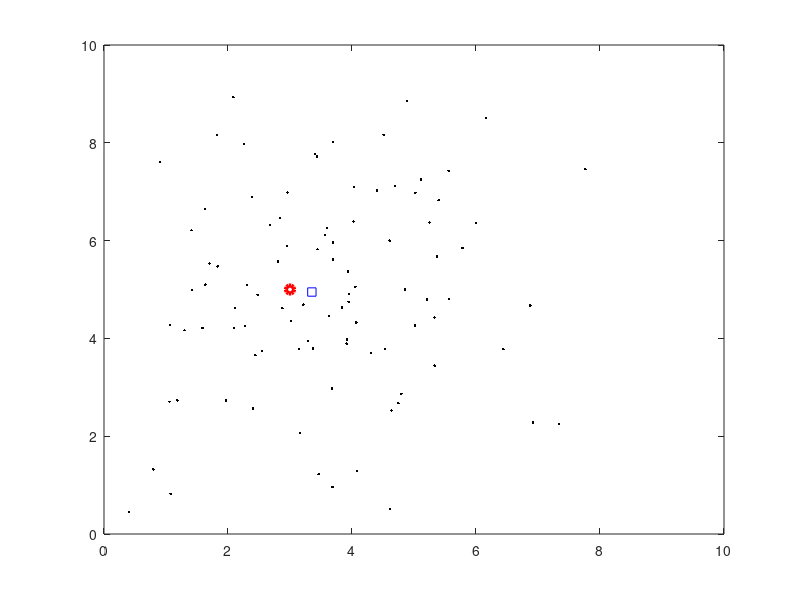
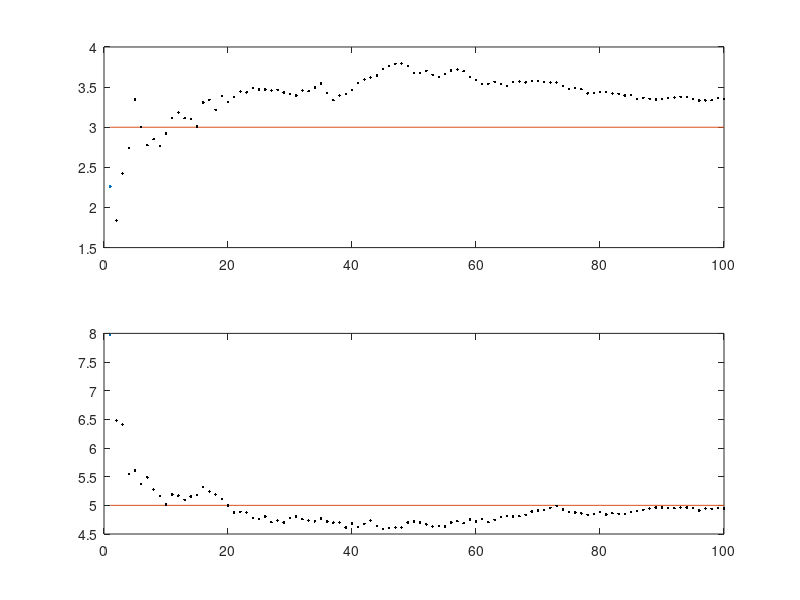
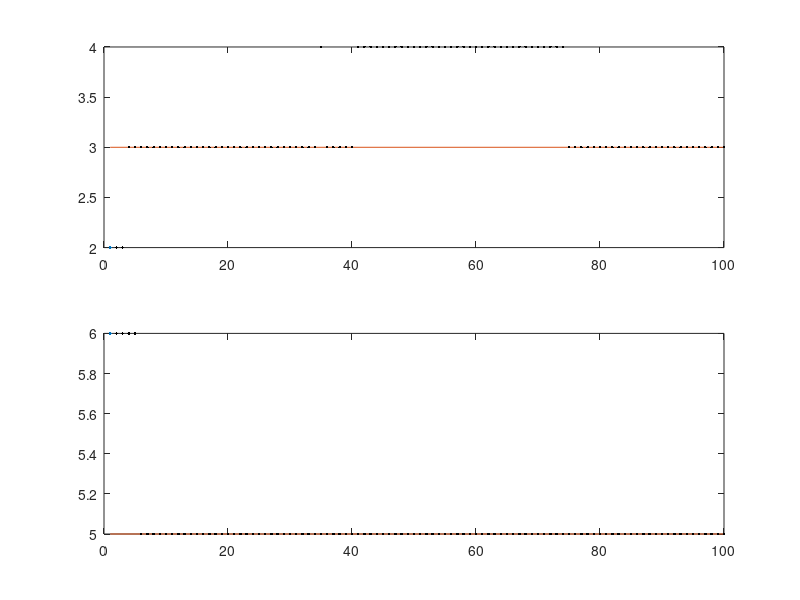

Source code (MATLAB) for these figures, in order:
clear all; close all;
% Bayesian tutorial

s=[3;5]; 

%%

figure(1);
h=plot(s(1),s(2),'ro');  % Plot the flag as a red circle.
set(h,'markersize',6,'linewidth',3); % make the circle big.
axis([0,10,0,10]); % Set the scale of the plot so that we can see the origin.
hold on;
n=2*randn(2,100); % Create a 100-sample noise sequence with a standard deviation of 2.
x=zeros(2,100);
for (i=1:100)
    x(:,i)=s+n(:,i);  % Add the noise to the true state to create 100 observations of the true state.
    plot(x(1,i),x(2,i),'k.');
end;
hold off;

%%
sest=mean(x')';  % The ' indicates a transpose.  Because mean takes the
                 % average over the columns, I swap things around to get it to work.
hold on;
plot(sest(1),sest(2),'bs');  % Plot the average.
hold off;

%%
figure(2); % Switch to a new figure window.

sest=x(:,1); % The first estimate is just the first observation.  Draw it.
subplot(211); plot(1,sest(1)); hold on;
line([1,100],[s(1),s(1)]); % Draw a line at the location of the x component.
subplot(212); plot(1,sest(2)); hold on;
line([1,100],[s(2),s(2)]); % Draw a line at the location of the y component.

sold=sest;
for (n=2:100)
    sest = (n-1)/n * sold + 1/n * x(:,n);
    subplot(211);plot(n,sest(1),'k.');
    subplot(212); plot(n,sest(2),'k.');
    sold=sest;
end;
subplot(211); hold off; subplot(212);hold off;

%%
Sa=[2:1:4];
Sb=[4:1:6];
% To make the set of possible states more refined, uncomment the following.
%Sa=[2:0.1:4];
%Sb=[4:0.1:6];

%% Prior/posterior for x(:,1)

L=length(Sa);
Pr=ones(L,L); % Initialize the table to all ones
Po=ones(L,L);
Pr=Pr/sum(sum(Pr)); % Turn the table into a pmf by dividing by the sum.
Po=Po/sum(sum(Po)); % Each value is now 1/9.
%Pr=0*Pr;Pr(2,2)=1;

K=[4,0;0,4]; % covariance matrix.
m=0*Pr;
for (i=1:length(Pr))  % For each entry in my prior table.
    for (j=1:length(Pr))
        me=[Sa(i);Sb(j)];
        m(i,j) = 1/sqrt((2*pi)^2*det(K)) * exp(-(x(:,1)-me)'*inv(K)*(x(:,1)-me)/2); % Compute likelihood
        m(i,j) = m(i,j) * Pr(i,j); % Combine with prior
    end;
end;
Po=m/sum(sum(m));

%% Iterate

figure(3); % Switch to a new figure window.

[a,b]=find(Po==max(max(Po)));  % Pull out the indices at which Po achieves its max.
sest=[Sa(a);Sb(b)];  % The best estimate of the true state.

subplot(211); plot(1,sest(1)); hold on;
line([1,100],[s(1),s(1)]); % Draw a line at the location of the x component.
subplot(212); plot(1,sest(2)); hold on;
line([1,100],[s(2),s(2)]); % Draw a line at the location of the y component.

for (n=2:length(x));
    Pr=Po;
    AllPr{n}=Pr;
    m=0*Pr;
	for (i=1:length(Pr))  % For each entry in my prior table.
        for (j=1:length(Pr))
            me=[Sa(i);Sb(j)];
            m(i,j) = 1/sqrt((2*pi)^2*det(K)) * exp(-(x(:,n)-me)'*inv(K)*(x(:,n)-me)/2); %Compute likelihood
            m(i,j) = m(i,j) * Pr(i,j); % Combine with prior    
        end;
	end;
	Po=m/sum(sum(m));
    [a,b]=find(Po==max(max(Po)));  % Pull out the indices at which Po achieves its max.
    sest=[Sa(a);Sb(b)];  % The best estimate of the true state.
    subplot(211);plot(n,sest(1),'k.');
    subplot(212); plot(n,sest(2),'k.');
end;   
subplot(211); hold off;
subplot(212); hold off;
